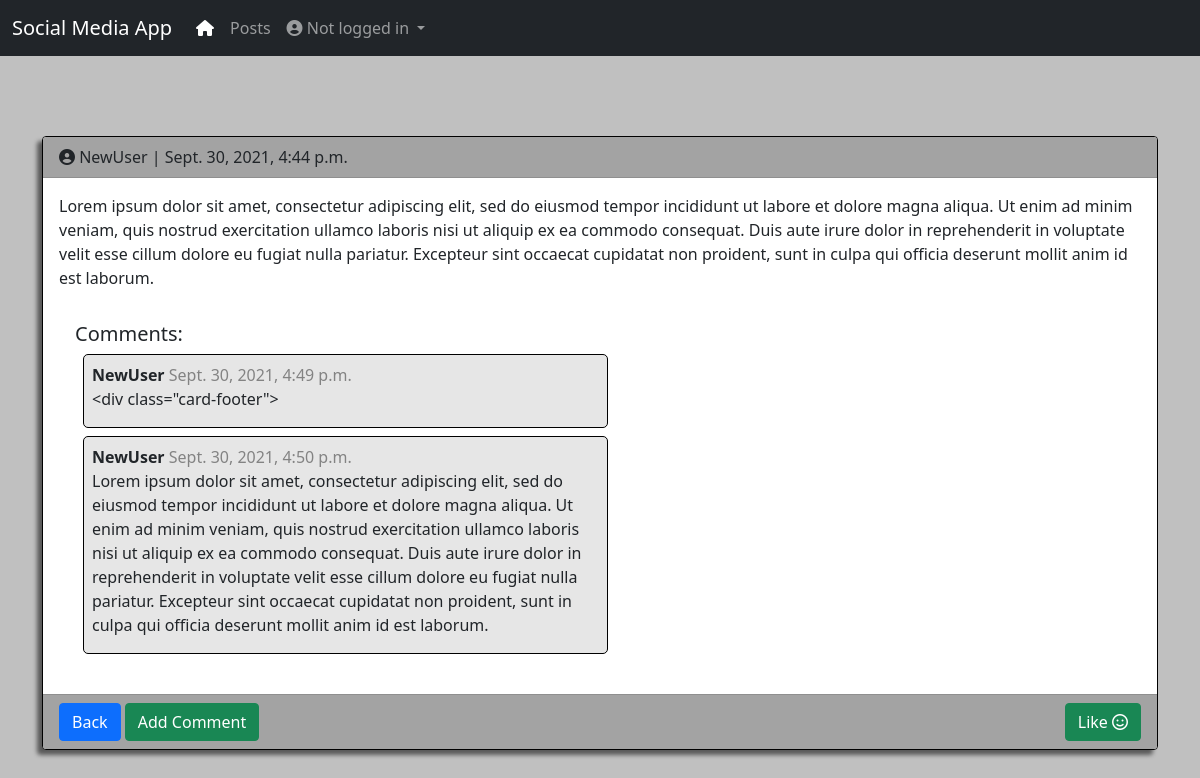
/posts/3/, run on the app's committed database.
### posts/models.py (models this page shows, shortened)
class Post(models.Model):
    post_image = models.ImageField(null=True, blank=True, upload_to="images/")
    body = models.TextField()
    date = models.DateTimeField(auto_now_add=True)
    author = models.ForeignKey(get_user_model(), on_delete=models.CASCADE)
    likes = models.ManyToManyField(get_user_model(), related_name='likes')
    def total_likes(self):
        return self.likes.count()
    class Meta:
        ordering = ['-date',]

class Comment(models.Model):
    post = models.ForeignKey('Post', on_delete=models.CASCADE, related_name='comments')
    body = models.TextField()
    date = models.DateTimeField(auto_now_add=True)
    author = models.ForeignKey(get_user_model(), on_delete=models.CASCADE)

### accounts/models.py (models this page shows)
class CustomUser(AbstractUser):
    age = models.PositiveIntegerField(null=True, blank=True)

### posts/views.py (the view)
# urls.py: path('<int:pk>/', PostDetailView.as_view(), name='post_detail'),
class PostDetailView(DetailView):
    model = Post
    template_name = 'post_detail.html'
    def get_context_data(self, *args, **kwargs):
        context = super(PostDetailView, self).get_context_data(*args, **kwargs)
        stuff = get_object_or_404(Post, id=self.kwargs['pk'])
        total_likes = stuff.total_likes()
        liked = False
        if stuff.likes.filter(id=self.request.user.id).exists():
            liked = True
        context["total_likes"] = total_likes
        context["liked"] = liked
        return context

### templates/post_detail.html (shortened to what this page needs)
{% extends 'base.html' %}
{% block content %}
<div class="container" style="margin-bottom: 5rem;">
    <div class="card post-card">
        <div class="card-header">
            <div class="d-flex justify-content-between">
                <div>
                    <i class="fas fa-user-circle"></i> {{ post.author }} | {{ post.date }}
                </div>
            </div>
        </div>
        <div class="card-body">
        <p>{{ post.body }}</p>
<div class="card-body">
<h5>Comments:</h5>
{% if not post.comments.all %}
    No comments Yet...
{% else %}
    {% for comment in post.comments.all %}
    <div class="comment-box">
    <p><strong>{{ comment.author }}</strong> <span class="text-fade"> {{ comment.date }} </span><br>
        {{ comment.body }} <br>
        </p>
        </div>
    {% endfor %}
{% endif %}
</div>
</div>
<div class="card-footer">
    <div class="d-flex justify-content-between">
        <div>
            <a class="btn btn-primary" href="{% url 'post_list' %}">Back</a>
            <a class="btn btn-success" href="{% url 'add_comment_to_post' post.pk %}">Add Comment</a>
        </div>
        <div>
            <form action="{% url 'like_post' post.pk %}" method="POST">
                {% if liked %}
                <button type="submit", name="post_id", value="{{ post.id }}", class="btn btn-danger">
                    Unlike <i class="far fa-frown"></i></button>
                {% else %}
                <button type="submit", name="post_id", value="{{ post.id }}", class="btn btn-success">
                    Like <i class="far fa-smile"></i></button>
                {% endif %}
            </form>
        </div>
    </div>
</div>
    </div>
</div>
{% endblock content %}

### static/css/main.css (style rules this page uses)
body { background-color: silver; }
.post-card { border: 1px solid black; box-shadow: -5px 5px 4px rgb(90, 90, 90); }
.comment-box { border: .5px solid black; margin:.5rem; border-radius: 5px; background-color: rgb(230, 230, 230); padding: .5rem; padding-bottom: 0; max-width: 50%; }
.card-header { background-color: rgb(163, 163, 163); }
.card-footer { background-color: rgb(163, 163, 163); }
.text-fade { color:rgb(131, 131, 131); }
.btn { color: white; text-decoration: none; }

### data on the page
Post: author "NewUser", date "Sept. 30, 2021, 4:44 p.m.", body "Lorem ipsum dolor sit amet, consectetur adipiscing elit, sed do eiusmod tempor incididunt ut labore et dolore magna aliqua. Ut enim ad minim veniam, quis nostrud exercitation ullamco laboris nisi ut aliquip ex ea commodo consequat. Duis aute irure dolor in reprehenderit in voluptate velit esse cillum dolore eu fugiat nulla pariatur. Excepteur sint occaecat cupidatat non proident, sunt in culpa qui officia deserunt mollit anim id est laborum."
Comment: author "NewUser", date "Sept. 30, 2021, 4:49 p.m.", body "<div class=\"card-footer\">"
Comment: author "NewUser", date "Sept. 30, 2021, 4:50 p.m.", body "Lorem ipsum dolor sit amet, consectetur adipiscing elit, sed do eiusmod tempor incididunt ut labore et dolore magna aliqua. Ut enim ad minim veniam, quis nostrud exercitation ullamco laboris nisi ut aliquip ex ea commodo consequat. Duis aute irure dolor in reprehenderit in voluptate velit esse cillum dolore eu fugiat nulla pariatur. Excepteur sint occaecat cupidatat non proident, sunt in culpa qui officia deserunt mollit anim id est laborum."
